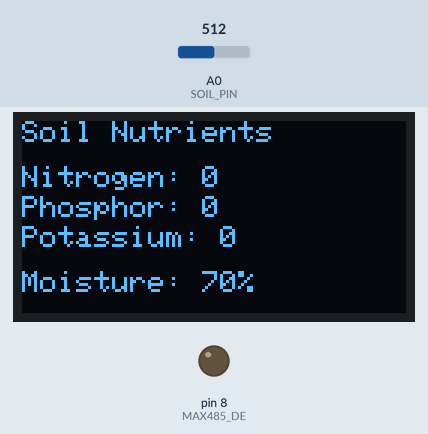
Recording of a sketch running on a simulated Arduino Uno, built with avr-gcc and run on an emulated ATmega328P. On the bench: 128×64 one-colour display, output pins drawn as LEDs (lit = HIGH). The test bench sets the inputs (shaded band); at power-on: A0 (SOIL_PIN) = 512. What the sketch prints to the serial monitor is not drawn.

Above: at 4.6 s.
4.7 s: A0 (SOIL_PIN) set to 534
At 9.6 s:
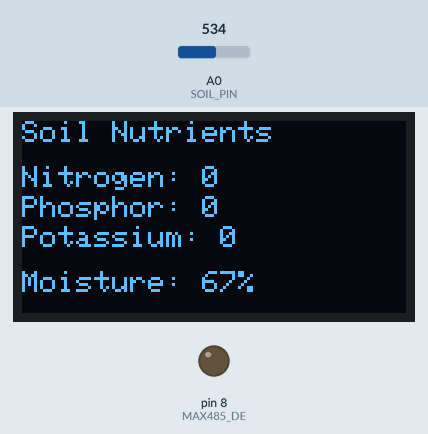
10.1 s: A0 (SOIL_PIN) set to 716
At 12.7 s:
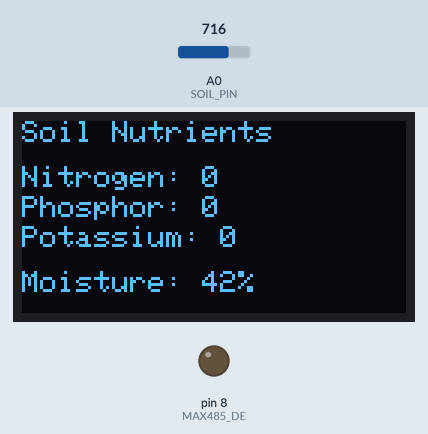
15.5 s: A0 (SOIL_PIN) set to 900
At 17.0 s:
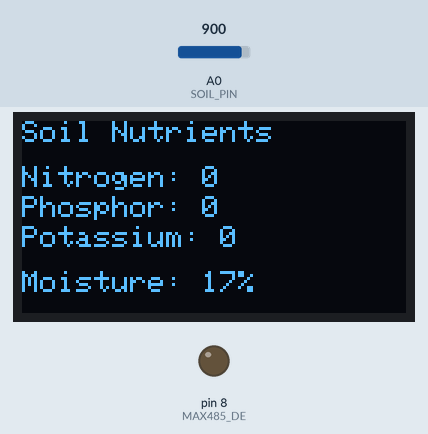
Timing chart, 0 to 18.5 s (numbered marks = the images above; inputs shaded):
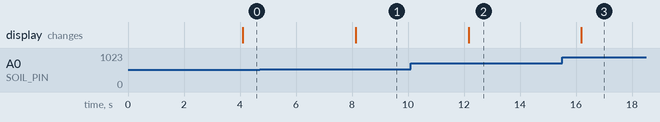

The sketch:

Automatic_plant_watering_and_parameter_checker.ino
```cpp
#include <SoftwareSerial.h>
#include <ModbusMaster.h>
#include <Wire.h>
#include <Adafruit_GFX.h>
#include <Adafruit_SSD1306.h>

#define SCREEN_WIDTH 128
#define SCREEN_HEIGHT 64

Adafruit_SSD1306 display(SCREEN_WIDTH, SCREEN_HEIGHT, &Wire, -1);

// RS485
#define MAX485_DE 8
#define MAX485_RE 8

SoftwareSerial modbusSerial(10, 11); // RO, DI
ModbusMaster node;

// Soil sensor
#define SOIL_PIN A0

void preTransmission() {
  digitalWrite(MAX485_DE, 1);
  digitalWrite(MAX485_RE, 1);
}

void postTransmission() {
  digitalWrite(MAX485_DE, 0);
  digitalWrite(MAX485_RE, 0);
}

void setup() {
  Serial.begin(9600);
  modbusSerial.begin(9600);

  pinMode(MAX485_DE, OUTPUT);
  pinMode(MAX485_RE, OUTPUT);
  digitalWrite(MAX485_DE, 0);
  digitalWrite(MAX485_RE, 0);

  node.begin(1, modbusSerial); // Slave ID = 1
  node.preTransmission(preTransmission);
  node.postTransmission(postTransmission);

  display.begin(SSD1306_SWITCHCAPVCC, 0x3C);
  display.clearDisplay();
  display.setTextSize(1);
  display.setTextColor(WHITE);

  display.setCursor(10, 20);
  display.println("NPK Monitor");
  display.display();
  delay(2000);
}

void loop() {

  // Read NPK
  uint8_t result;
  result = node.readHoldingRegisters(0x0000, 3);

  int nitrogen = 0;
  int phosphorus = 0;
  int potassium = 0;

  if (result == node.ku8MBSuccess) {
    nitrogen   = node.getResponseBuffer(0);
    phosphorus = node.getResponseBuffer(1);
    potassium  = node.getResponseBuffer(2);
  }

  // Read Soil Moisture
  int soilRaw = analogRead(SOIL_PIN);
  int soilPercent = map(soilRaw, 1023, 300, 0, 100);
  soilPercent = constrain(soilPercent, 0, 100);

  // Serial Monitor
  Serial.print("N: "); Serial.print(nitrogen);
  Serial.print(" P: "); Serial.print(phosphorus);
  Serial.print(" K: "); Serial.print(potassium);
  Serial.print(" Soil: "); Serial.print(soilPercent);
  Serial.println("%");

  // OLED Display
  display.clearDisplay();
  display.setCursor(0, 0);
  display.println("Soil Nutrients");

  display.setCursor(0, 15);
  display.print("Nitrogen: ");
  display.print(nitrogen);

  display.setCursor(0, 25);
  display.print("Phosphor: ");
  display.print(phosphorus);

  display.setCursor(0, 35);
  display.print("Potassium: ");
  display.print(potassium);

  display.setCursor(0, 50);
  display.print("Moisture: ");
  display.print(soilPercent);
  display.print("%");

  display.display();

  delay(2000);
}
```

Measured:
- the behaviour switches between 516 and 517 on A0 (SOIL_PIN) (found by bisection; images 0 and 1)
- after the input at 4.7 s, the display: changes after 3.4 s (image 1)
- after the input at 10.1 s, the display: changes after 2.1 s (image 2)
- after the input at 15.5 s, the display: changes after 0.70 s (image 3)
